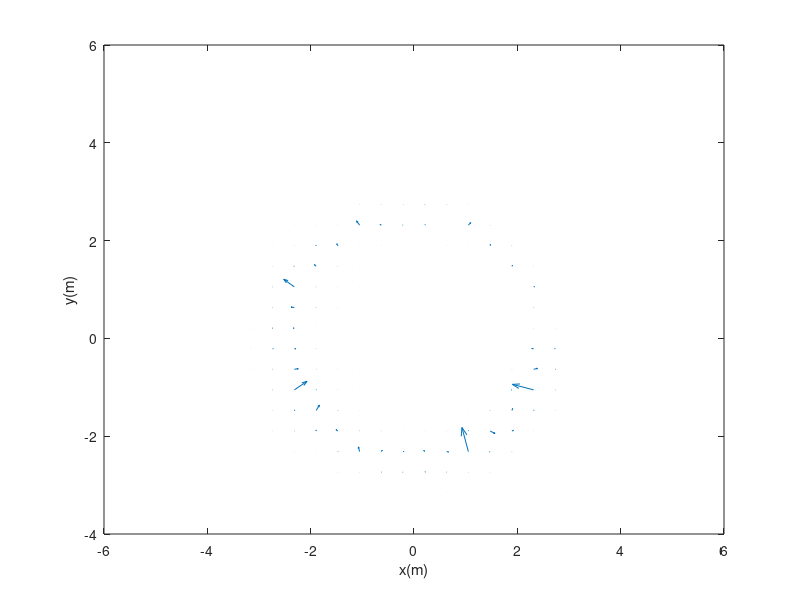

MATLAB code for this plot:
clc; %clear the command window
clear; %clear all variables

NumberOfTurns=200; %Number of turns of the solenoid
Rin=1.5; %inner radius of toroid
Rout=2.5; %outer radius of toroid
Ravg=(Rin+Rout)/2;
r=(Rout-Rin)/2; %internal radius of toroid

Phimin=0; %coordinate of the lowest point on the solenoid
Phimax=2*pi; %coordinate of the highest point on the solenoid
t_min=0; %lowest value of the curve parameter t
t_max=NumberOfTurns*2.0*pi; % for every turn we have an angle increment of 2*pi
NumberOfSegments=100; %we divide the toroid into this number of segments
t_values=linspace(t_min,t_max,(NumberOfSegments+1))'; %these are the values of the parameter t
phi_values=Phimin+((Phimax-Phimin)/(t_max-t_min))*(t_values-t_min);
x_values=(Ravg+r*cos(t_values)).*cos(phi_values);
y_values=(Ravg+r*cos(t_values)).*sin(phi_values);
z_values=r*sin(t_values);
I=5; %value of current

NumberOfXPlottingPoints=20; %number of plotting points along the x axis
NumberOfYPlottingPoints=20; %number of plotting points along the y axis

PlotXmin=-4.0; %lowest x value on the plot plane
PlotXmax=4.0; %maximum x value on the plot plane
PlotYmin=-4.0; %lowest y value on the plot plane
PlotYmax=4.0; %maximum y value on the plot plane
PlotZ=0; %all points on observation plane have zero z coordinate

PlotStepX=(PlotXmax-PlotXmin)/(NumberOfXPlottingPoints-1);%plotting step in the x direction
PlotStepY=(PlotYmax-PlotYmin)/(NumberOfYPlottingPoints-1); %plotting step in the y direction
[XData,YData]=meshgrid(PlotXmin:PlotStepX:PlotXmax, PlotYmin:PlotStepY:PlotYmax); %build arrays of plot plane

Bx=zeros(NumberOfXPlottingPoints,NumberOfYPlottingPoints); %x component of field
By=zeros(NumberOfXPlottingPoints, NumberOfYPlottingPoints);%y component of field

for m=1:NumberOfXPlottingPoints %repeat for all plot points in the x direction
    for n=1:NumberOfYPlottingPoints %repeat for all plot points in the y direction
        PlotX=XData(m,n); %x coordinate of current plot point
        PlotY=YData(m,n); %y coordinate of current plot point
        Rp=[PlotX PlotY PlotZ]; %position vector of observation points

        for i=1:NumberOfSegments %repeat for all line segments of the solenoid
            XStart=x_values(i,1); %x coordinate of the start of the current line segment
            XEnd=x_values(i+1,1); %x coordinate of the end of the current line segment
            YStart=y_values(i,1); %y coordinate of the start of the current line segment
            YEnd=y_values(i+1,1); %y coordinate of the end of the current line segment
            ZStart=z_values(i,1); %z coordinate of the start of the current line segment
            ZEnd=z_values(i+1,1); %z coordinate of the end of the current line segment

            dl=[(XEnd-XStart) (YEnd-YStart) (ZEnd-ZStart)]; %the vector of diffential length

            Rc=0.5*[(XStart+XEnd) (YStart+YEnd) (ZStart+ZEnd)];%position vector of center of segment
            R=Rp-Rc; %vector pointing from current subsection to the current observation point
            norm_R=norm(R); %get the distance between the current surface element and the observation point
            R_Hat=R/norm_R; %unit vector in the direction of R

            dH=(I/(4*pi*norm_R*norm_R))*cross(dl,R_Hat); %this is the contribution from current element

            Bx(m,n)=Bx(m,n)+dH(1,1); %increment the x component at the current observation point
            By(m,n)=By(m,n)+dH(1,2); %increment the y component at the current observation point

        end %end of i loop
    end %end of n loop
end % end of m loop

quiver(XData, YData, Bx, By);
xlabel('x(m)');%label x axis
ylabel('y(m)');%label y axis
